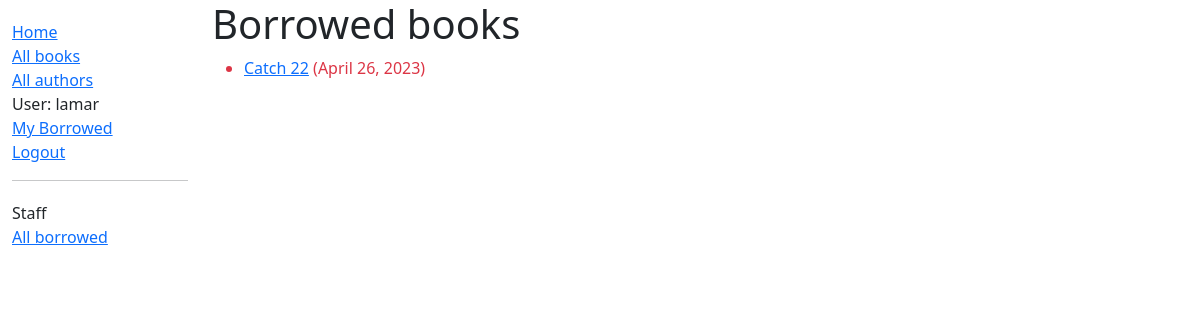
The page /catalog/mybooks/ (signed in) on the database as committed earlier.
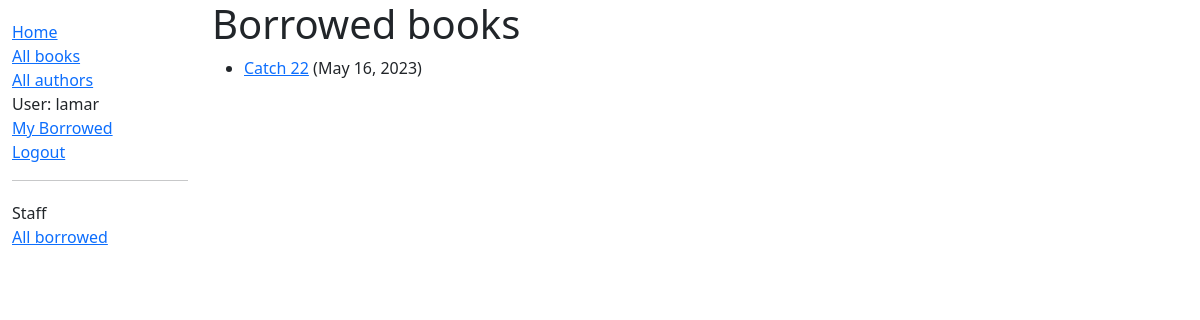
The same page on the database as committed later.
### catalog/models.py (models this page shows, shortened)
class BookInstance(models.Model):
    id = models.UUIDField(
        primary_key=True,
        default=uuid.uuid4,
        help_text="Unique ID for this particular book across whole library",
    )
    book = models.ForeignKey("Book", on_delete=models.RESTRICT, null=True)
    imprint = models.CharField(max_length=200)
    due_back = models.DateField(null=True, blank=True)
    LOAN_STATUS = (
        ("m", "Maintenance"),
        ("o", "On loan"),
        ("a", "Available"),
        ("r", "Reserved"),
    )
    status = models.CharField(
        max_length=1,
        choices=LOAN_STATUS,
        blank=True,
        default="m",
        help_text="Book availability",
    )
    borrower = models.ForeignKey(User, on_delete=models.SET_NULL, null=True, blank=True)
    @property
    def is_overdue(self):
        return bool(self.due_back and date.today() > self.due_back)
    class Meta:
        ordering = ["due_back"]
        permissions = (("can_mark_returned", "Set book as returned"),)

class Book(models.Model):
    title = models.CharField(max_length=200)
    author = models.ForeignKey("Author", on_delete=models.SET_NULL, null=True)
    summary = models.TextField(
        max_length=1000, help_text="Enter a brief description of the book"
    )
    isbn = models.CharField(
        "ISBN",
        max_length=13,
        unique=True,
        help_text='13 character <a href="https://www.isbn-international.org/content/what-isbn">ISBN number</a>',
    )
    genre = models.ManyToManyField(Genre, help_text="Select a genre for this book")
    language = models.ForeignKey(Language, on_delete=models.SET_NULL, null=True)
    def display_genre(self):
        """Create a string for the Genre. This is required to display genre in Admin"""
        return ", ".join(genre.name for genre in self.genre.all()[:3])
    display_genre.short_description = "Genre"

### catalog/views.py (the view)
# urls.py: path("mybooks/", views.LoanedBooksByUserListView.as_view(), name="my-borrowed"),
class LoanedBooksByUserListView(LoginRequiredMixin, generic.ListView):
    model = BookInstance
    template_name = "catalog/bookinstance_list_borrowed_user.html"
    paginate_by = 10
    def get_queryset(self):
        return (
            BookInstance.objects.filter(borrower=self.request.user)
            .filter(status__exact="o")
            .order_by("due_back")
        )

### catalog/templates/catalog/bookinstance_list_borrowed_user.html
{% extends "base_generic.html" %}
{% block content %}
    <h1>Borrowed books</h1>
    {% if bookinstance_list %}
    <ul>
      {% for bookinst in bookinstance_list %}
      <li class="{% if bookinst.is_overdue %}text-danger{% endif %}">
        <a href="{% url 'book-detail' bookinst.book.pk %}">{{ bookinst.book.title }}</a> ({{ bookinst.due_back }})
      </li>
      {% endfor %}
    </ul>
    {% else %}
      <p>There are no books borrowed.</p>
    {% endif %}
{% endblock %}

Rows that differ between the two databases and show on the page:
changed BookInstance "Catch 22": due_back "April 26, 2023" → "May 16, 2023"
